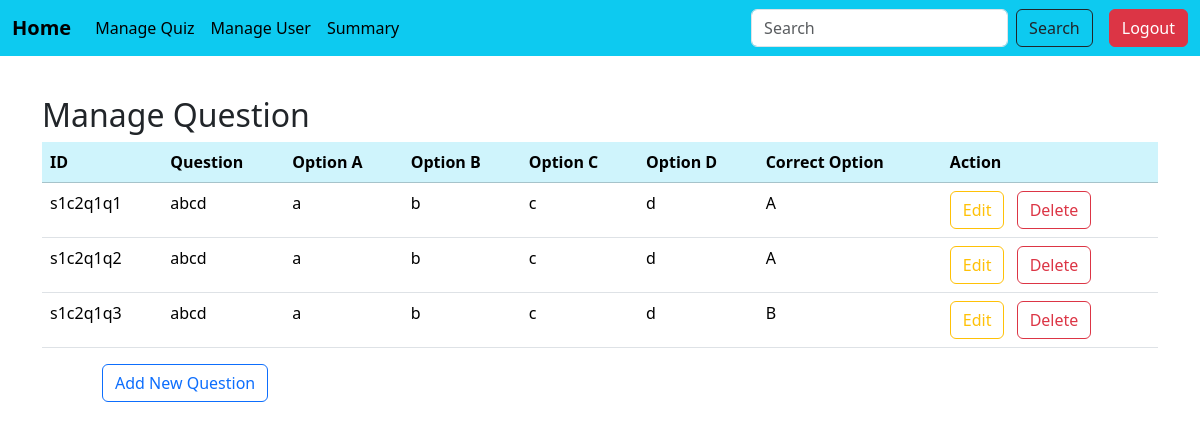
The page /manage_question/s1c2q1 on the database its author committed.
### models.py (models this page shows)
class Question(db.Model):
    __tablename__='question'
    id=db.Column(db.String(50),primary_key=True)
    quiz_id=db.Column(db.String(100),db.ForeignKey('quiz.id'),nullable=False)
    que=db.Column(db.Text,nullable=False)
    o_a=db.Column(db.String(300),nullable=False)
    o_b=db.Column(db.String(300),nullable=False)
    o_c=db.Column(db.String(300),nullable=False)
    o_d=db.Column(db.String(300),nullable=False)
    correct_o=db.Column(db.String(1),nullable=False)
    quiz=db.relationship('Quiz',backref=db.backref('questions',cascade="all,delete-orphan"))

### app.py (the view)
@app.route('/manage_question/<quiz_id>')
def manage_question(quiz_id):
    questions =Question.query.filter_by(quiz_id=quiz_id).all()
    return render_template("manage_question.html",questions=questions,quiz_id=quiz_id)

### templates/manage_question.html (shortened to what this page needs)
{% include 'admin_sidebar.html'%}
<div class="container mt-5">
    <h2>Manage Question</h2>
    <table class="table table-hover">
        <thead class="table-info">
          <tr>
            <th>ID</th>
            <th>Question</th>
            <th>Option A</th>
            <th>Option B</th>
            <th>Option C</th>
            <th>Option D</th>
            <th>Correct Option</th>
            <th>Action</th>
          </tr>
        </thead>
        <tbody>
          {%for question in questions%}
          <tr>
            <td>{{question.id}}</td>
            <td>{{question.que}}</td>
            <td>{{question.o_a}}</td>
            <td>{{question.o_b}}</td>
            <td>{{question.o_c}}</td>
            <td>{{question.o_d}}</td>
            <td>{{question.correct_o}}</td>
            <td>
            <a href="{{url_for('edit_question',question_id=question.id,quiz_id=quiz_id)}}"class="btn btn-outline-warning me-2 d-inline-block">Edit</a>
            <form action="{{url_for('delete_question',question_id=question.id,quiz_id=quiz_id)}}" method="post" class="d-inline-block">
                <button class="btn btn-outline-danger" type="submit">Delete</button>
            </form>
            </td>
          </tr>
          {%endfor%}
        </tbody>
      </table>
</div>
<div class="row justify-content-center">
  <div class="col-md-10">
    <a href="{{url_for('add_question',quiz_id=quiz_id)}}" class="btn btn-outline-primary">Add New Question</a>
  </div>
</div>

### rows shown on the page
Question: id "s1c2q1q1", que "abcd", o_a "a", o_b "b", o_c "c", o_d "d", correct_o "A"
Question: id "s1c2q1q2", que "abcd", o_a "a", o_b "b", o_c "c", o_d "d", correct_o "A"
Question: id "s1c2q1q3", que "abcd", o_a "a", o_b "b", o_c "c", o_d "d", correct_o "B"
